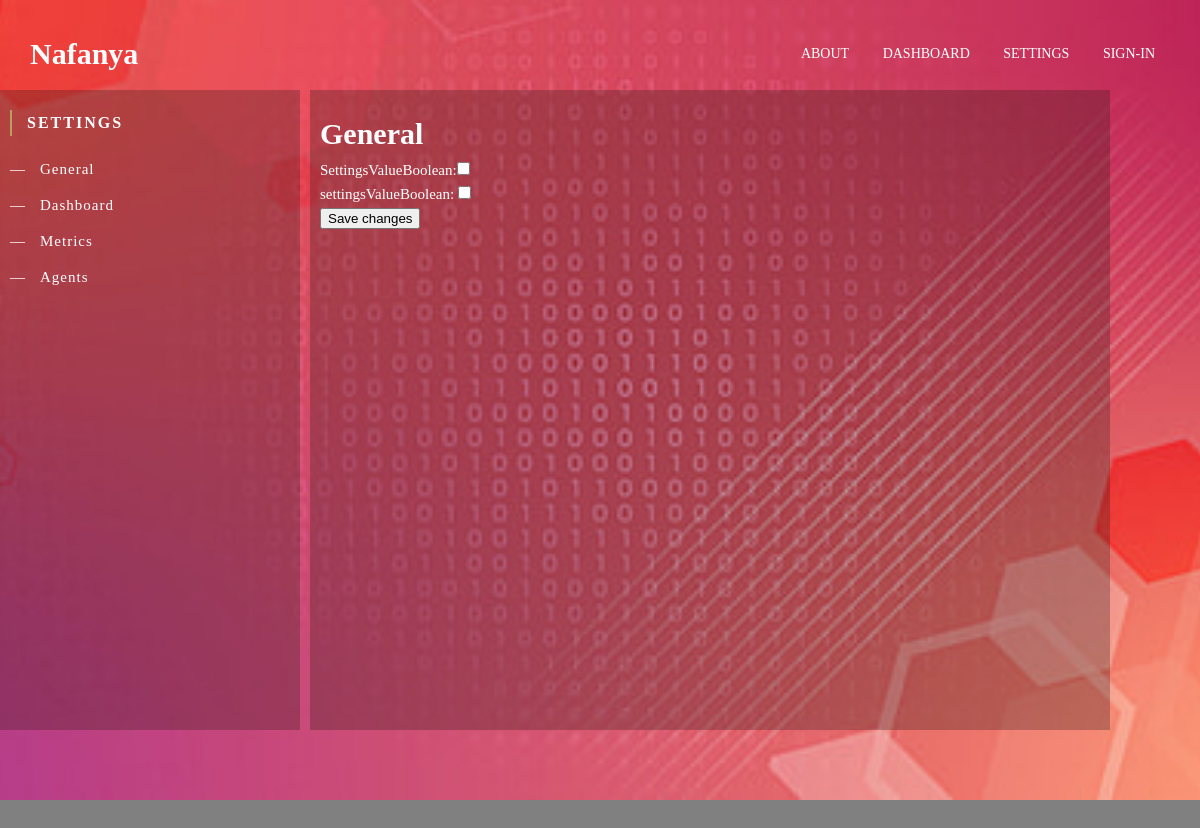
/settings/, run on the app's committed database.
### smarthome/models.py (models this page shows, shortened)
class SettingsSections(models.Model):
    class Meta:
        verbose_name_plural: 'Settings Sections'
    name = models.CharField(max_length=64, unique=True)
    description = models.TextField(blank=True)
    output_number = models.IntegerField(unique=True, blank=False)
    url_name = models.CharField(max_length=64, unique=False, blank=False)

### smarthome/views.py (the view, shortened to what this page needs)
# urls.py: path('settings/', settings, name='settings'),
def settings(request,settingsMenu='general'):
    context = {
        'title': "Settings",
    }
    print(settingsMenu)
    context = {
        'title': "Settings",
        'username': 'Andrey Agafonov'
    }
    settings_menu = SettingsSections.objects.all()
    if request.method == 'GET':
        form = SettingsForm()
    for section in settings_menu:
        if settingsMenu.lower() == section.name.lower():
            return render(request, 'smarthome/settings.html', {'context': context, 'settingsMenu': settingsMenu, 'settings_menu': settings_menu, 'settingsMenu': settingsMenu, 'form': form})
    return redirect('smarthome:settings')

### smarthome/forms.py
class SettingsForm(forms.ModelForm):
    class Meta:
        model = Settings
        fields = ['settingsValueBoolean']
        widgets = {
            'settingsValueBoolean': forms.CheckboxInput(attrs={'title': 'test help'})
        }

### smarthome/templates/smarthome/settings.html (shortened to what this page needs)
{% extends 'smarthome/settings-0-base.html' %}
{% load static %}
{% block css %}
    <link rel="stylesheet" href="{% static '/css/settings.css' %}">
{% endblock %}
{% block  settings-body %}
    <form action="/settings/" method="post">
        {{ form.as_table }}
        {% for item in form %}
        <div>
            <label for="{{ item.name }}">{{ item.name }}:</label>
            <input name="{{ item.description }}" id="{{ item.name }}" type={{ item.widget_type }}>
        </div>
        {% endfor %}
        <button>
            Save changes
        </button>
    </form>
    </div>
{% endblock %}

### smarthome/templates/smarthome/settings-0-base.html (shortened to what this page needs)
{% extends 'smarthome/base.html' %}
{% load static %}
{% block  content-container %}
    <div class="settings">
        <div class="settings-container">
            <h3 class="settings-container-title">settings</h3>
            <div class="settings-left-navigation">
                {% for menu in settings_menu|dictsort:"output_number" %}
                    <a href="{% url menu.url_name %}{{ menu.name }}" class="settings-navi-button">{{ menu.name }}</a>
                {% endfor %}
            </div>
        </div>
        <div class="settings-body">
            <h1 class="settings-body-header">{{ settingsMenu }}</h1>
            {% block settings-body %}{% endblock %}
        </div>
    </div>
{% endblock %}

### static/css/style.css (style rules this page uses)
body { margin: 0; background-color: gray; font-size: 15px; line-height: 1.6; color: #333; }
*, *:before, *:after { box-sizing: border-box; }
h1,h2,h3,h4,h5 { margin: 0; }

### static/css/settings.css (style rules this page uses)
.settings-container { z-index:3 }
* { box-sizing: border-box; margin: 0; }
.settings { width: 100vh; height: 100vh; display: flex; }
.settings-container { padding: 20px 10px; background: rgba(54, 25, 25, .3); width: 300px; height: 80vh; z-index:3; position: relative; }
.settings-container-title { text-transform: uppercase; letter-spacing: 2px; font-size: 16px; padding-left: 15px; margin-bottom: 15px; border-left: 2px solid #b99d61; z-index:3 }
.settings-left-navigation { z-index:3 padding: 0; list-style: none; width: 100%; max-width: 200px; }
.settings-left-navigation a:before { content: "\2014"; margin-right: 14px; }
.settings-left-navigation a { text-decoration: none; outline: none; display: block; padding: 6px 0; letter-spacing: 1px; font-weight: 300; color: #FFFFFF; text-decoration: none; text-transform: capitalize; transition: .3s linear; }
.settings-body { padding: 20px 10px; background: rgba(54, 25, 25, .3); width: 100vh; height: 80vh; z-index:3; position: absolute; margin-left: 310px; }
.settings-body-header { text-transform: capitalize; }

### data on the page
SettingsSections: name "General"
SettingsSections: name "Dashboard"
SettingsSections: name "Metrics"
SettingsSections: name "Agents"

### other printed values
{{ item.name }} "settingsValueBoolean"
